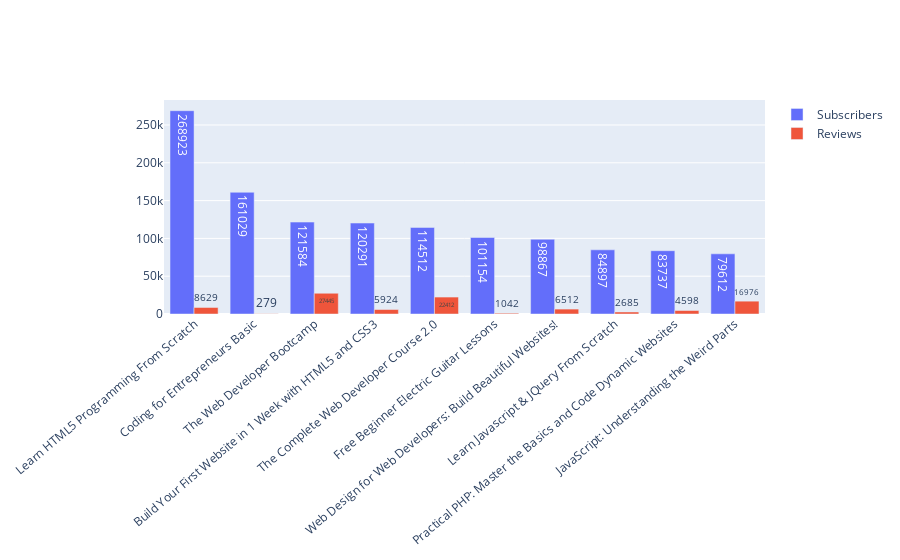

Notebook cell for this chart:
### Code cell
fig = go.Figure(data=[
    go.Bar(name='Subscribers', x=max_subs['course_title'], y=max_subs['num_subscribers'],text=max_subs['num_subscribers'],textposition='auto'),
    go.Bar(name='Reviews', x=max_subs['course_title'], y=max_subs['num_reviews'],text=max_subs['num_reviews'],textposition='auto')
])

# Change the bar mode
fig.update_layout(barmode='group',xaxis_tickangle=-40)
fig.show()

### Figure 1 — Plotly figure (JSON) as saved in the notebook; plotly's stock layout.template omitted (floating-point values rounded to 4 significant figures)
{"data": [{"name": "Subscribers", "text": [268923, 161029, 121584, 120291, 114512, 101154, 98867, 84897, 83737, 79612], "textposition": "auto", "type": "bar", "x": ["Learn HTML5 Programming From Scratch", "Coding for Entrepreneurs Basic", "The Web Developer Bootcamp", "Build Your First Website in 1 Week with HTML5 and CSS3", "The Complete Web Developer Course 2.0", "Free Beginner Electric Guitar Lessons", "Web Design for Web Developers: Build Beautiful Websites!", "Learn Javascript & JQuery From Scratch", "Practical PHP: Master the Basics and Code Dynamic Websites", "JavaScript: Understanding the Weird Parts"], "y": [268923, 161029, 121584, 120291, 114512, 101154, 98867, 84897, 83737, 79612]}, {"name": "Reviews", "text": [8629, 279, 27445, 5924, 22412, 1042, 6512, 2685, 4598, 16976], "textposition": "auto", "type": "bar", "x": ["Learn HTML5 Programming From Scratch", "Coding for Entrepreneurs Basic", "The Web Developer Bootcamp", "Build Your First Website in 1 Week with HTML5 and CSS3", "The Complete Web Developer Course 2.0", "Free Beginner Electric Guitar Lessons", "Web Design for Web Developers: Build Beautiful Websites!", "Learn Javascript & JQuery From Scratch", "Practical PHP: Master the Basics and Code Dynamic Websites", "JavaScript: Understanding the Weird Parts"], "y": [8629, 279, 27445, 5924, 22412, 1042, 6512, 2685, 4598, 16976]}], "layout": {"barmode": "group", "xaxis": {"tickangle": -40}}}
